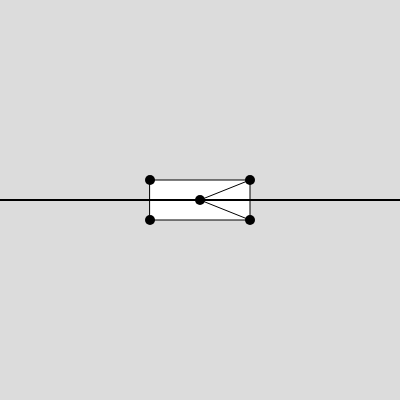
Frame 1 (no input)
Frame 60 (no input): identical to frame 1, image omitted
Frame 120 (the mouse pressed at the canvas centre since frame 60): identical to frame 1, image omitted

The p5.js sketch that drew this single still picture (run headless with seeded random() and noise() and a simulated clock; from frame 60 on, the mouse is pressed at the canvas centre):

// p5.js sketch
// ── sketch.js
function setup() {
  createCanvas(400, 400);
  background(220);
  rectMode(CENTER);
  const laengeBox = 100;
  const breite = 40;
 
  
  translate(width / 2, height / 2);
  rotate(0);
   rect(0,0, laengeBox, breite);
  strokeWeight(10);
  //Mittelpunkt der Box
  point(0,0);
  //Laenge der Linie vom Mittelpunkt zu einem Eck der Box
  const laenge = sqrt(laengeBox / 2 * laengeBox / 2 + breite / 2 * breite / 2);
 let festerWinkel = atan(breite / laengeBox );
  let x1 = laenge * cos(festerWinkel);
  let y1 = laenge * sin(festerWinkel);
  point(x1,y1);
  strokeWeight(1);
  line(0,0,x1,y1);
  strokeWeight(10);
  festerWinkel = atan(breite / laengeBox );
  let x2 = laenge * cos(-festerWinkel);
  let y2 = laenge * sin(-festerWinkel);
  point(x2,y2);
  strokeWeight(1);
  line(0,0,x2,y2);
  strokeWeight(10);
  
   festerWinkel = atan(breite / laengeBox );
  let x3 = laenge * cos(-festerWinkel+PI);
  let y3 = laenge * sin(-festerWinkel+PI);
  point(x3,y3);
  
  festerWinkel = atan(breite / laengeBox );
  let x4 = laenge * cos(festerWinkel+PI);
  let y4 = laenge * sin(festerWinkel+PI);
  point(x4,y4);
  print("Länge = " + nfc(laenge,2) + ", festerWinkel = " + nfc(festerWinkel,2) + ", x1 = " + nfc(x1,2) + ", y1 = " + nfc (y1,2));
  strokeWeight(2);
  //rotate(festerWinkel);
  line(-width, 0, width, 0);

}

function draw() {

}
